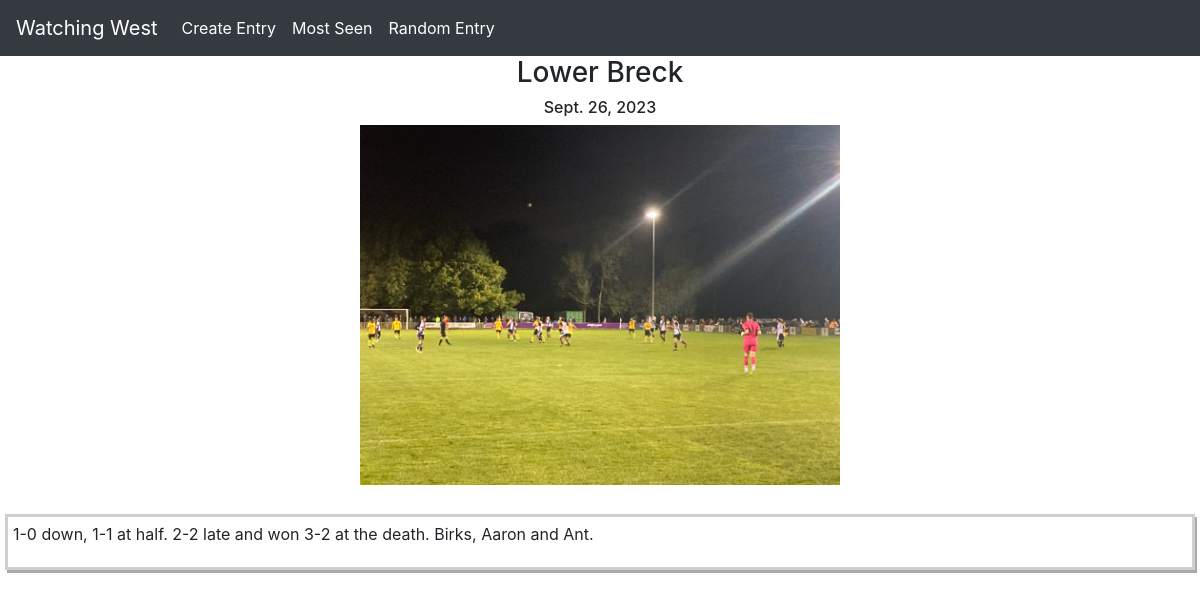
Page /watchingwest/entry/19 on the committed database.
### westaway/models.py (models this page shows, shortened)
class Entry(models.Model):
    opponent = models.ForeignKey(Opponent, on_delete=models.SET_NULL, null=True)
    date = models.DateField()
    location = models.CharField(max_length=64)
    home = models.BooleanField(default=True)
    text_entry = models.CharField(max_length=400)
    image = models.OneToOneField(Image, null=True, blank=True, on_delete=models.SET_NULL)
    competition = models.ForeignKey(Competition, on_delete=models.SET_NULL, null=True)
    user = models.ForeignKey(User, on_delete=models.SET_NULL, null=True)

class Opponent(models.Model):
    name = models.CharField(max_length=64)
    code = models.CharField(max_length=8, default="", blank=True)

class Image(models.Model):
    title=models.CharField(max_length=64)
    photo=models.ImageField(upload_to="pics")
    def image_tag(self): # new
        return mark_safe(
            f'<img src="{self.photo.url}" style="max-width: 40%; height: auto;" />'
        )

### westaway/views.py (the view)
# urls.py: path("entry/<int:id>", views.entry, name="entry"),
def entry(request, id):
    entry = Entry.objects.get(id=id)
    return render(request, "westaway/entry.html", {
        "entry": entry
    })

### westaway/templates/westaway/entry.html
{% extends 'westaway/layout.html' %}
{% load static %}
{% block body %}
<h3 class="entry-header">{{entry.opponent.name}}</h3>
<h6 class="entry-sub-header">{{entry.date}}</h6>
<div class="image-div">{{entry.image.image_tag}}</div>
<br>
<div class="text-div">
    <p>{{entry.text_entry}}</p>
</div>
{% endblock %}

### westaway/static/westaway/styles.css (style rules this page uses)
.entry-header, .entry-sub-header { text-align: center; }
.text-div { padding:5px; margin:5px; border: solid #CFCFCF; box-shadow: 2px 3px #AAAAAA; }
.image-div { text-align: center; }

### rows in the picture
Entry: opponent.name "Lower Breck", date "Sept. 26, 2023", image.image_tag (picture), text_entry "1-0 down, 1-1 at half. 2-2 late and won 3-2 at the death. Birks, Aaron and Ant."
